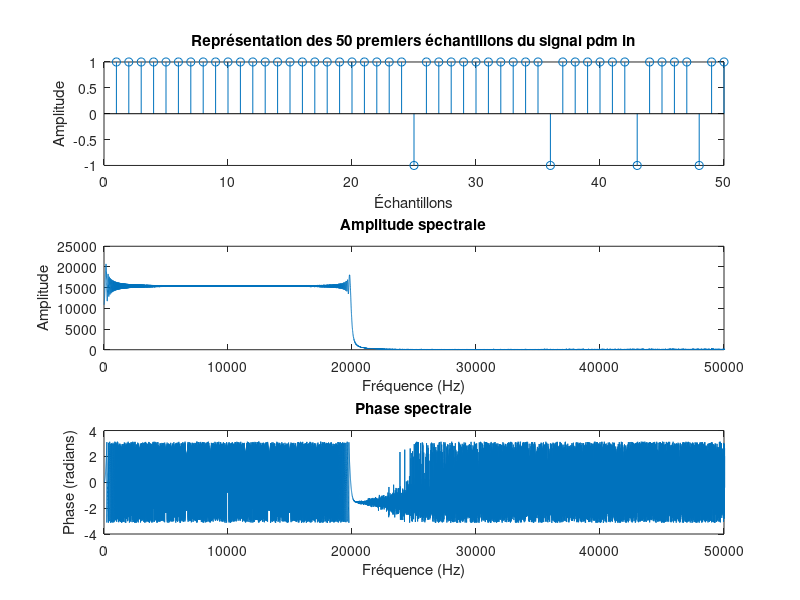

Here is the MATLAB script that generated this plot: (Note: this script raises an error after producing the figure.)
close all
clear all

Data = load('pdm_in.mat');
pdm_signal = Data.in;
FS  = 6.144e6;  % Frequency
x_lim = 50000;
%audiowrite('Sound.wav', pdm_signal, FS);

%% Calcul de la FFT
N = length(pdm_signal);             % Nombre de points
fft_signal = fft(pdm_signal);       % Transformée de Fourier
f = (0:N-1)*(FS/N);                 % Axe des fréquences (en Hz)

% Amplitude et phase
amplitude = abs(fft_signal);        % Amplitude spectrale
phase = angle(fft_signal);          % Phase spectrale

% Représentation des 50 premiers échantillons
figure(1);
subplot(3,1,1);
stem(pdm_signal(1:50));
title("Représentation des 50 premiers échantillons du signal pdm in");
xlabel("Échantillons");
ylabel("Amplitude");

% Amplitude et phase
amplitude = abs(fft_signal);        % Amplitude spectrale
phase = angle(fft_signal);          % Phase spectrale

% Représentation de l'amplitude spectrale
subplot(3,1,2);
plot(f, amplitude); % On affiche seulement jusqu'à FS/2 (spectre positif)
xlim([0 x_lim])
title("Amplitude spectrale");
xlabel("Fréquence (Hz)");
ylabel("Amplitude");

% Représentation de la phase spectrale
subplot(3,1,3);
plot(f, phase); % On affiche seulement jusqu'à FS/2 (spectre positif)
xlim([0 x_lim])
title("Phase spectrale");
xlabel("Fréquence (Hz)");
ylabel("Phase (radians)");

%% Faire une décimation 1. filtrer 2.sous échantillonner
%paramètres du filtre : 
% fc = 20 kHz
% BP = [20k : fs/2M] = [20k : 24k]
% Gain = 1 dB
% atténuation = (6.02*20bits + 1.76) = 122.16 dB
% on choisit un filtre passe bas IIR elliptique

%% Filtrage en cascade 

% Filtre 1 M = 16
Hd1 = filter_1_order_5();  % Fonction elliptique fournie
[b1, a1] = tf(Hd1);                     % Obtenir les coefficients du filtre IIR
% Appliquer le filtre passe-bas
filtered_pdm_signal1 = filtfilt(b1, a1, pdm_signal);
filtered_signal1 = fft(filtered_pdm_signal1);
% Amplitude et phase
filtered_amplitude1 = abs(filtered_signal1);        % Amplitude spectrale
filtered_phase1 = angle(filtered_signal1);          % Phase spectrale

% Filtre 2 M = 4
Hd2 = filter_2_order_8();  % Fonction elliptique fournie
[b2, a2] = tf(Hd2);                     % Obtenir les coefficients du filtre IIR
% Appliquer le filtre passe-bas
filtered_pdm_signal2 = filtfilt(b2, a2, filtered_pdm_signal1);
filtered_signal2 = fft(filtered_pdm_signal2);
% Amplitude et phase
filtered_amplitude2 = abs(filtered_signal2);        % Amplitude spectrale
filtered_phase2 = angle(filtered_signal2);          % Phase spectrale

% Filtre 3 M = 2
Hd3 = filter_3_order_12();  % Fonction elliptique fournie
[b3, a3] = tf(Hd3);                     % Obtenir les coefficients du filtre IIR
% Appliquer le filtre passe-bas
filtered_pdm_signal3 = filtfilt(b3, a3, filtered_pdm_signal2);
filtered_signal3 = fft(filtered_pdm_signal3);
% Amplitude et phase
filtered_amplitude3 = abs(filtered_signal3);        % Amplitude spectrale
filtered_phase3 = angle(filtered_signal3);          % Phase spectrale

%% Plots

figure(2);
% Représentation de la phase filtrée du signal 
subplot(2,1,2);
plot(f, filtered_phase1); 
xlim([0 x_lim]);
title("Phase filtrée");
xlabel("Fréquence (Hz)");
ylabel("Phase (radians)");
% Représentation de l'amplitude spectrale
subplot(2,1,1);
plot(f, filtered_amplitude1); 
xlim([0 x_lim]);
title("Amplitude spectrale filtrée");
xlabel("Fréquence (Hz)");
ylabel("Amplitude");

figure(3);
% Représentation de la phase filtrée du signal 
subplot(2,1,2);
plot(f, filtered_phase2); 
xlim([0 x_lim]);
title("Phase filtrée");
xlabel("Fréquence (Hz)");
ylabel("Phase (radians)");
% Représentation de l'amplitude spectrale
subplot(2,1,1);
plot(f, filtered_amplitude2); 
xlim([0 x_lim]);
title("Amplitude spectrale filtrée");
xlabel("Fréquence (Hz)");
ylabel("Amplitude");

figure(4);
% Représentation de la phase filtrée du signal 
subplot(2,1,2);
plot(f, filtered_phase3); 
xlim([0 x_lim]);
title("Phase filtrée");
xlabel("Fréquence (Hz)");
ylabel("Phase (radians)");
% Représentation de l'amplitude spectrale
subplot(2,1,1);
plot(f, filtered_amplitude3); 
xlim([0 x_lim]);
title("Amplitude spectrale filtrée");
xlabel("Fréquence (Hz)");
ylabel("Amplitude");

figure(5);
decimated_signal = filtered_pdm_signal3(1:128:end);  % Sous-échantillonnage par un facteur de 128
stem(decimated_signal);
xlim([0 200]);
title("Représentation des 200 premiers échantillons");
xlabel("Échantillons");
ylabel("Amplitude");
